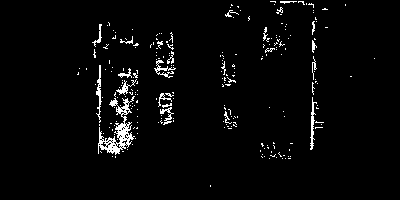
#> input picture output/thr.png, 400 x 200 px
$ python 'Contour Detection.py'
#> lines starting #> are read from the running program, lines starting #| are printed output that depends on the picture; after the words box and inside, x2 and y2 are one past the last pixel; in counts of white or black regions, pixels touching at a corner belong together
import cv2
import numpy as np


from depth_image_processing import *
thresh=cv2.imread('output/thr.png')
#> thresh is the input picture: shape (200, 400, 3); 3% white in thin lines or dots, all inside (x1, y1, x2, y2) = (77, 1, 375, 187)
thresh=cv2.cvtColor(thresh,cv2.COLOR_BGR2GRAY)
kernel = np.ones((5, 5), np.uint8)
dilate=cv2.dilate(thresh,kernel,iterations=1)
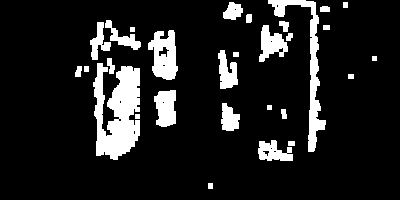
#> dilate: shape (200, 400); 12.5% white; 29 white regions

image=cv2.imread('output/vis_points.png')
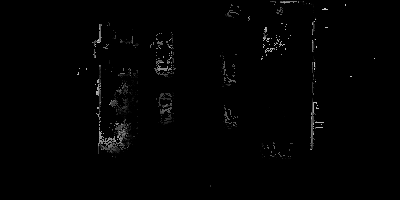
#> input picture output/vis_points.png, 400 x 200 px
#> image is the input picture: shape (200, 400, 3); min 0, max 207, mean 2.3
img= np.uint8(image)
contours, hierarchy = cv2.findContours(image=dilate, mode=cv2.RETR_TREE, method=cv2.CHAIN_APPROX_NONE)
#> contours = 42 contours, 15 with area under 20; largest, box (x1, y1, x2, y2) and area: (93, 63, 140, 160) 2837, (268, 0, 326, 152) 1344, (148, 30, 178, 80) 970, (154, 90, 176, 127) 602, (259, 25, 288, 62) 541
image_copy = image.copy()
#> (the run stopped early here; a loop or call above may not have finished)
